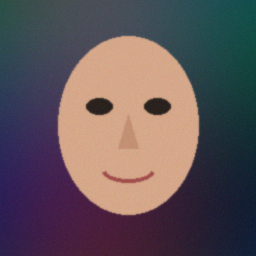
#> input picture samples/sample_authentic_face.png, 256 x 256 px
$ python -i face_pipeline.py   (imports and definitions only)
#> lines starting #> are read from the running program, lines starting #| are printed output that depends on the picture
"""Automatic face detection and 22% margin cropping for consistent inference.

Ensures full-frame photos and video frames are cropped to match the tightly
aligned faces in the 140k Real & Fake Faces training distribution, while
preserving images that are already tightly cropped portraits.
"""

from __future__ import annotations

import base64
import io
from dataclasses import dataclass
from typing import Optional, Tuple

import cv2
import numpy as np
from PIL import Image


def pil_to_base64(img: Image.Image, fmt: str = "PNG") -> str:
    buf = io.BytesIO()
    img.save(buf, format=fmt)
    return base64.b64encode(buf.getvalue()).decode("utf-8")


@dataclass
class FaceExtractionResult:
    cropped_pil: Image.Image
    tight_face_pil: Image.Image
    bbox: Optional[Tuple[int, int, int, int]]  # (x1, y1, x2, y2) in original image coords
    face_detected: bool
    already_tight_crop: bool
    annotated_preview_b64: str
    cropped_face_b64: str


class FaceExtractor:
    """Detects primary face using OpenCV Haar cascades and crops with blending margin."""

    def __init__(self, margin: float = 0.22) -> None:
        self.margin = margin
        cascade_dir = cv2.data.haarcascades
        self.frontal_cascade = cv2.CascadeClassifier(
            cascade_dir + "haarcascade_frontalface_default.xml"
        )
        self.alt_cascade = cv2.CascadeClassifier(
            cascade_dir + "haarcascade_frontalface_alt2.xml"
        )

    def _detect_largest_face(self, rgb_np: np.ndarray) -> Optional[Tuple[int, int, int, int]]:
        gray = cv2.cvtColor(rgb_np, cv2.COLOR_RGB2GRAY)
        gray = cv2.equalizeHist(gray)
        h, w = gray.shape
        min_dim = max(32, int(min(h, w) * 0.10))

        faces = self.frontal_cascade.detectMultiScale(
            gray, scaleFactor=1.1, minNeighbors=5, minSize=(min_dim, min_dim)
        )
        if len(faces) == 0:
            faces = self.alt_cascade.detectMultiScale(
                gray, scaleFactor=1.08, minNeighbors=4, minSize=(min_dim, min_dim)
            )
        if len(faces) == 0:
            return None

        # Pick largest detected face by area
        x, y, fw, fh = max(faces, key=lambda b: int(b[2]) * int(b[3]))
        return int(x), int(y), int(x + fw), int(y + fh)

    def extract(self, pil_img: Image.Image) -> FaceExtractionResult:
        rgb_pil = pil_img.convert("RGB")
        rgb_np = np.array(rgb_pil)
        h, w = rgb_np.shape[:2]
        img_area = float(h * w)

        bbox = self._detect_largest_face(rgb_np)
        already_tight_crop = False
        face_detected = bbox is not None

        if bbox is not None:
            x1, y1, x2, y2 = bbox
            bw = x2 - x1
            bh = y2 - y1
            face_area_ratio = (bw * bh) / max(img_area, 1.0)

            # Check if image is already a tightly cropped portrait (e.g., 140k dataset 256x256)
            if face_area_ratio > 0.55 or (max(h, w) <= 320 and face_area_ratio > 0.35):
                already_tight_crop = True
                cropped_pil = rgb_pil
                tight_face_pil = rgb_pil
                crop_box = (0, 0, w, h)
            else:
                # Expand bbox by margin (default 22%) and make roughly square
                cx = (x1 + x2) / 2.0
                cy = (y1 + y2) / 2.0
                side = max(bw, bh) * (1.0 + 2.0 * self.margin)
                nx1 = max(0, int(round(cx - side / 2.0)))
                ny1 = max(0, int(round(cy - side / 2.0)))
                nx2 = min(w, int(round(cx + side / 2.0)))
                ny2 = min(h, int(round(cy + side / 2.0)))
                crop_box = (nx1, ny1, nx2, ny2)
                cropped_pil = rgb_pil.crop(crop_box)

                # Tight crop (6% margin) for Face-Swap ViT specialists
                side_t = max(bw, bh) * 1.12
                tx1 = max(0, int(round(cx - side_t / 2.0)))
                ty1 = max(0, int(round(cy - side_t / 2.0)))
                tx2 = min(w, int(round(cx + side_t / 2.0)))
                ty2 = min(h, int(round(cy + side_t / 2.0)))
                tight_face_pil = rgb_pil.crop((tx1, ty1, tx2, ty2))
        else:
            # Heuristic fallback: if small square portrait crop, preserve full image; else center square crop
            aspect = max(w, h) / max(min(w, h), 1)
            if max(h, w) <= 320 and aspect <= 1.25:
                already_tight_crop = True
                cropped_pil = rgb_pil
                crop_box = (0, 0, w, h)
            else:
                side = min(w, h)
                cx, cy = w // 2, h // 2
                nx1 = max(0, cx - side // 2)
                ny1 = max(0, cy - side // 2)
                crop_box = (nx1, ny1, nx1 + side, ny1 + side)
                cropped_pil = rgb_pil.crop(crop_box)
            tight_face_pil = cropped_pil

        # Draw annotated preview
        annotated = cv2.cvtColor(rgb_np.copy(), cv2.COLOR_RGB2BGR)
        cx1, cy1, cx2, cy2 = crop_box
        cv2.rectangle(annotated, (cx1, cy1), (cx2, cy2), (16, 185, 129), max(2, min(w, h) // 180))
        if bbox is not None:
            bx1, by1, bx2, by2 = bbox
            cv2.rectangle(annotated, (bx1, by1), (bx2, by2), (56, 189, 248), max(2, min(w, h) // 180))

        annotated_rgb = cv2.cvtColor(annotated, cv2.COLOR_BGR2RGB)
        annotated_pil = Image.fromarray(annotated_rgb)

        return FaceExtractionResult(
            cropped_pil=cropped_pil,
            tight_face_pil=tight_face_pil,
            bbox=bbox,
            face_detected=face_detected,
            already_tight_crop=already_tight_crop,
            annotated_preview_b64=pil_to_base64(annotated_pil),
            cropped_face_b64=pil_to_base64(cropped_pil),
        )

>>> from PIL import Image
>>> picture = Image.open('../samples/sample_authentic_face.png')
#> picture is the input picture: PIL image 256x256 RGB; mean R, G, B 96.7, 84.4, 89.5
>>> result = FaceExtractor().extract(picture)
#> in _detect_largest_face, `gray = cv2.cvtColor(rgb_np, cv2.COLOR_RGB2GRAY)`:
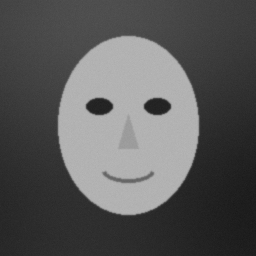
#> gray: shape (256, 256); min 24, max 184, mean 88.7
#> in _detect_largest_face, `gray = cv2.equalizeHist(gray)`:
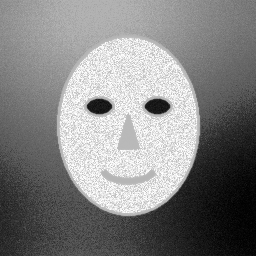
#> gray: shape (256, 256); min 0, max 255, mean 130.5
#> in _detect_largest_face, `faces = self.frontal_cascade.detectMultiScale( gray, scaleFactor=1.1, ..`: faces = [[38, 40, 179, 179]]
#> in _detect_largest_face, `x, y, fw, fh = max(faces, key=lambda b: int(b[2]) * int(b[3]))`: x = 38; y = 40; fw = 179
#> in extract, `bbox = self._detect_largest_face(rgb_np)`: bbox = (38, 40, 217, 219)
#> in extract, `face_detected = bbox is not None`: face_detected = True
#> in extract, `x1, y1, x2, y2 = bbox`: x1 = 38; y1 = 40; x2 = 217; y2 = 219
#> in extract, `bw = x2 - x1`: bw = 179
#> in extract, `face_area_ratio = (bw * bh) / max(img_area, 1.0)`: face_area_ratio = 0.489
#> in extract, `bx1, by1, bx2, by2 = bbox`: bx1 = 38; by1 = 40; bx2 = 217; by2 = 219
#> in extract, `cv2.rectangle(annotated, (bx1, by1), (bx2, by2), (56, 189, 248), max(2..`:
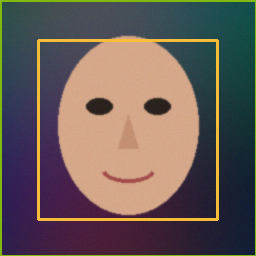
#> annotated: shape (256, 256, 3); mean B, G, R 87.5, 91.7, 104.7
